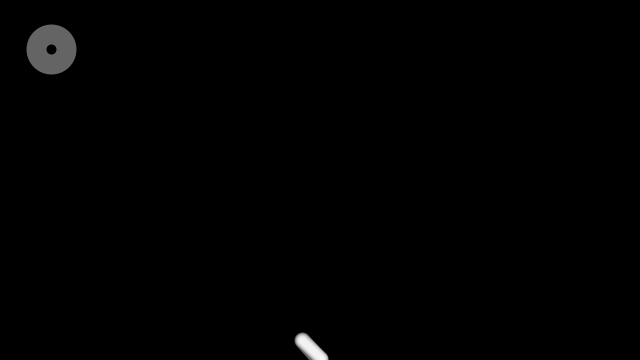
Frame 1 (no input)
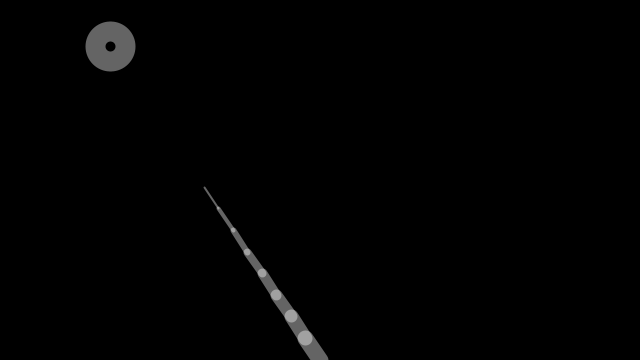
Frame 60 (the mouse pressed at the canvas centre just before this capture)
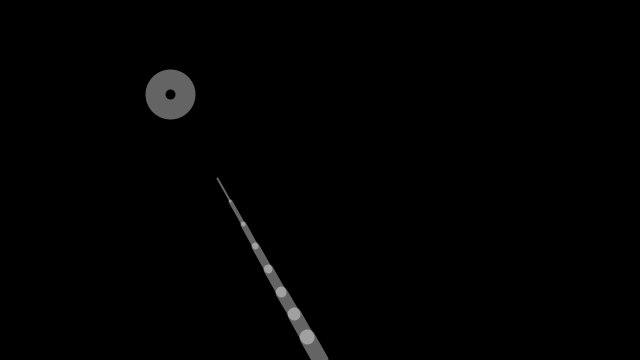
Frame 120 (the mouse held since frame 60 and released just before this capture)

The Processing sketch that drew these frames (run headless with seeded random() and noise(); from frame 60 on, the mouse is pressed at the canvas centre):

// Processing sketch: Reach3
// ── Reach3.pde
/**
 * Reach 3  
 * based on code from Keith Peters.
 * 
 * The arm follows the position of the ball by
 * calculating the angles with atan2().
 */

int numSegments = 8;
float[] x = new float[numSegments];
float[] y = new float[numSegments];
float[] angle = new float[numSegments];
float segLength = 26;
float targetX, targetY;

float ballX = 50;
float ballY = 50;
int ballXDirection = 1;
int ballYDirection = -1;

void setup() {
  size(640, 360);
  strokeWeight(20.0);
  stroke(255, 100);
  noFill();
  x[x.length-1] = width/2;     // Set base x-coordinate
  y[x.length-1] = height;  // Set base y-coordinate
}

void draw() {
  background(0);
  
  strokeWeight(20);
  ballX = ballX + 1.0 * ballXDirection;
  ballY = ballY + 0.8 * ballYDirection;
  if(ballX > width-25 || ballX < 25) {
    ballXDirection *= -1; 
  }
  if(ballY > height-25 || ballY < 25) {
    ballYDirection *= -1; 
  }
  ellipse(ballX, ballY, 30, 30);
  
  reachSegment(0, ballX, ballY);
  for(int i=1; i<numSegments; i++) {
    reachSegment(i, targetX, targetY);
  }
  for(int i=x.length-1; i>=1; i--) {
    positionSegment(i, i-1);  
  } 
  for(int i=0; i<x.length; i++) {
    segment(x[i], y[i], angle[i], (i+1)*2); 
  }
}

void positionSegment(int a, int b) {
  x[b] = x[a] + cos(angle[a]) * segLength;
  y[b] = y[a] + sin(angle[a]) * segLength; 
}

void reachSegment(int i, float xin, float yin) {
  float dx = xin - x[i];
  float dy = yin - y[i];
  angle[i] = atan2(dy, dx);  
  targetX = xin - cos(angle[i]) * segLength;
  targetY = yin - sin(angle[i]) * segLength;
}

void segment(float x, float y, float a, float sw) {
  strokeWeight(sw);
  pushMatrix();
  translate(x, y);
  rotate(a);
  line(0, 0, segLength, 0);
  popMatrix();
}
